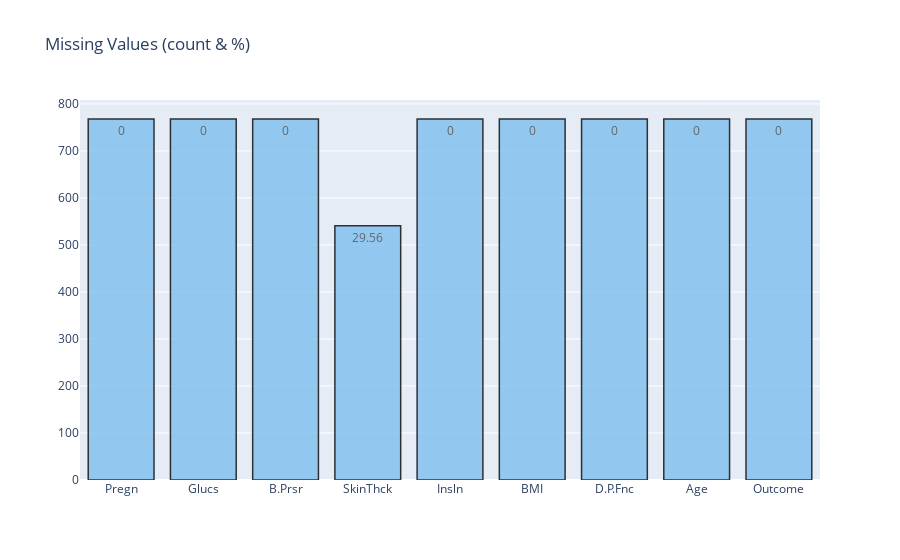

Notebook code cell kept with this figure:
### Code cell
def missing_plot(dataset, key) :
    null_feat = pd.DataFrame(len(dataset[key]) - dataset.isnull().sum(), columns = ['Count'])
    percentage_null = pd.DataFrame((len(dataset[key]) - (len(dataset[key]) - dataset.isnull().sum()))/len(dataset[key])*100, columns = ['Count'])
    percentage_null = percentage_null.round(2)

    trace = go.Bar(x = null_feat.index, y = null_feat['Count'] ,opacity = 0.8, text = percentage_null['Count'],  textposition = 'auto',marker=dict(color = '#7EC0EE',
            line=dict(color='#000000',width=1.5)))

    layout = dict(title =  "Missing Values (count & %)")

    fig = dict(data = [trace], layout=layout)
    py.iplot(fig)
    
# Plotting 
missing_plot(data, 'Outcome')

### Figure 1 — Plotly figure (JSON) as saved in the notebook; plotly's stock layout.template omitted (floating-point values rounded to 4 significant figures)
{"data": [{"marker": {"color": "#7EC0EE", "line": {"color": "#000000", "width": 1.5}}, "opacity": 0.8, "text": [0, 0, 0, 29.56, 0, 0, 0, 0, 0], "textposition": "auto", "type": "bar", "x": ["Pregn", "Glucs", "B.Prsr", "SkinThck", "Insln", "BMI", "D.P.Fnc", "Age", "Outcome"], "y": [768, 768, 768, 541, 768, 768, 768, 768, 768]}], "layout": {"title": {"text": "Missing Values (count & %)"}}}
